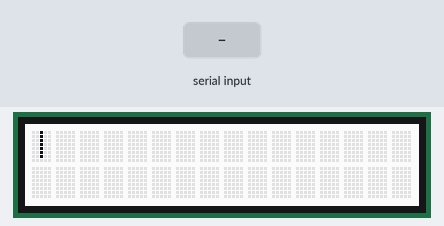
Simulated run of this sketch. Board: Arduino Uno, built with avr-gcc and run on an emulated ATmega328P. Shown: 16×2 character LCD. Inputs (shaded band) come from the test bench. What the sketch prints to the serial monitor is not drawn.

Above: at 1.2 s.
1.3 s: "1" received over the second serial link
At 2.6 s:
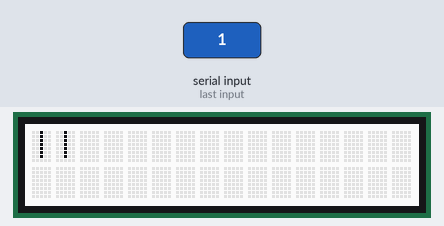
2.9 s: "3" received over the second serial link
At 3.8 s:
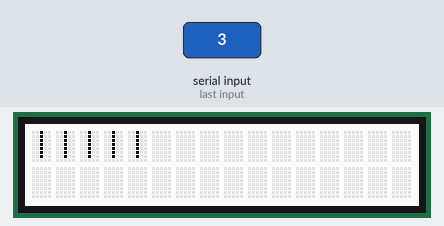
4.5 s: "4" received over the second serial link
At 5.4 s:
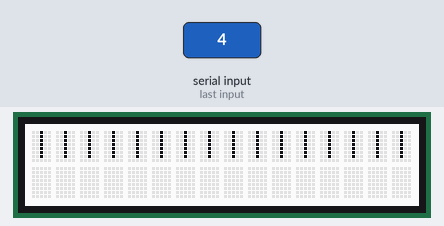
6.1 s: "2" received over the second serial link
At 7.4 s:
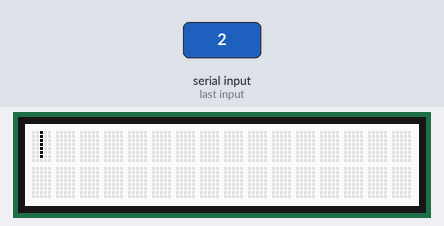
7.7 s: "!" received over the second serial link
9.3 s: "1" received over the second serial link
At 9.9 s:
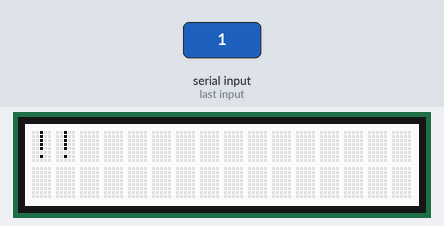
Timing chart, 0 to 11.9 s (numbered marks = the images above; inputs shaded):
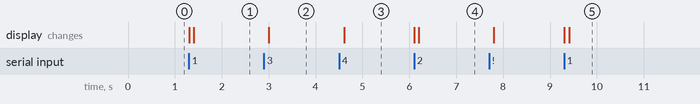

The sketch:

UNOdisplay_Battery_Calibration.ino
```cpp
/* This code runs on Arduino UNO:
Recieves data through serial pins and then displays to the lcd screen" */

#include <Wire.h>
#include "rgb_lcd.h"

#include <SoftwareSerial.h>

rgb_lcd lcd;

const int colorR = 255;
const int colorG = 255;
const int colorB = 255;

#define rxPin   11  // Serial input (connects to Emic 2's SOUT pin)
#define txPin   10  // Serial output (connects to Emic 2's SIN pin)

SoftwareSerial lcdSerial =  SoftwareSerial(rxPin, txPin);


////// LCD functions

char ltr = '\0';
int edit = 0;
String lcd_buffer = "|";
int cursor_index = 0;

void add_letter()
{
  lcd_buffer = lcd_buffer.substring(0,cursor_index) + ltr + lcd_buffer.substring(cursor_index);
  cursor_index++;
}


void delete_letter()
{
  lcd_buffer = lcd_buffer.substring(0,cursor_index-1) + lcd_buffer.substring(cursor_index);
  cursor_index--;
  lcd.clear();
}


void move_cursor(int direction)
{
  //Direction 0 = left, Direction 1 = right
  String word_swap;
  if (direction)
    {
      if(!(lcd_buffer.length() == cursor_index + 1))
      {
        word_swap = lcd_buffer.substring(cursor_index + 1, cursor_index + 2);
        lcd_buffer = lcd_buffer.substring(0, cursor_index) + word_swap + "|" + lcd_buffer.substring(cursor_index + 2);
        cursor_index++;
      }
    }
  else
    {
      if(cursor_index != 0)
      {
        word_swap = lcd_buffer.substring(cursor_index - 1, cursor_index);
        lcd_buffer = lcd_buffer.substring(0, cursor_index - 1) + "|" + word_swap + lcd_buffer.substring(cursor_index + 1);
        cursor_index--;
      }
    }
}

void clear_screen()
{
  lcd_buffer = "|";
  cursor_index = 0;
  lcd.clear();
}


void setup() {
  // Begin the Serial at 9600 Baud
  Serial.begin(9600);
  lcdSerial.begin(9600);
  lcd.begin(16, 2);

  lcd.setRGB(colorR, colorG, colorB);

  // Print a message to the LCD.
  //lcd.print("hello,world!");
  void display();

  pinMode(rxPin, INPUT);
  pinMode(txPin, OUTPUT);

  lcd.print(lcd_buffer);

}


void loop() {
    while(ltr != '.'){
      if (lcdSerial.available() > 0) {
        // read the incoming byte:
        ltr = lcdSerial.read();
        Serial.print("I received: ");
        Serial.println(ltr);

        if(ltr == '1'){
          delete_letter();
        } else if (ltr == '2') {
          clear_screen();
        } else if (ltr == '3') {
          move_cursor(0);
        } else if (ltr == '4') {
          move_cursor(1);
        } else if (ltr == '!') {
          lcd_buffer.setCharAt(cursor_index,'!');
        } else if (ltr == '+') {
          lcd.setCursor(0, 1);
          lcd.print(".....");
        } else if (ltr == '?') {
          lcd_buffer.setCharAt(cursor_index,'|');
        } else {
          add_letter();
        }

        lcd.setCursor(0, 0);
        delay(100);
        // print the number of seconds since reset:
        //lcd.print(millis()/1000);
        lcd.print(lcd_buffer);
       //delay(250);
      }
    }
}
```

Measured:
- after the input at 1.3 s, the display: first changes at once (image 1 shows a later state)
- after the input at 2.9 s, the display: changes after 0.11 s (image 2)
- after the input at 4.5 s, the display: changes after 0.12 s (image 3)
- after the input at 6.1 s, the display: first changes at once (image 4 shows a later state)
- after the input at 9.3 s, the display: first changes at once (image 5 shows a later state)
